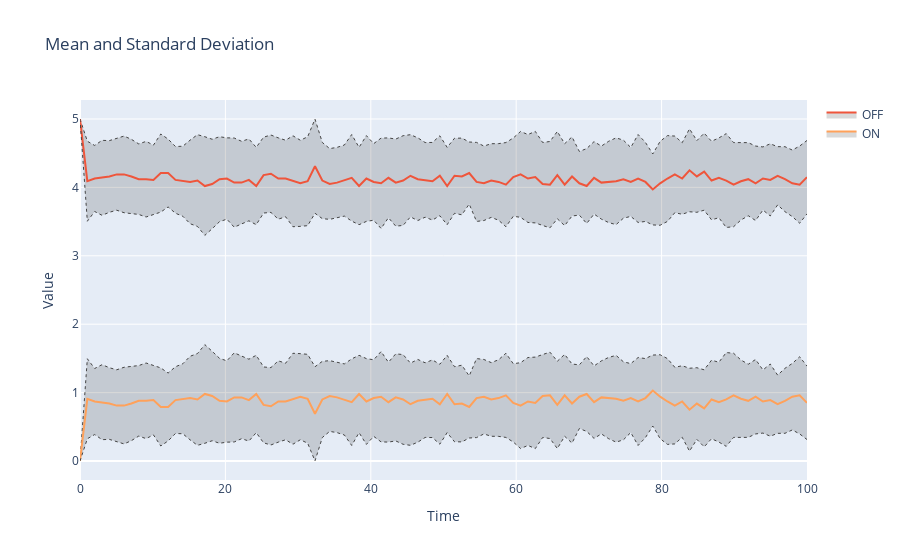

The cell this chart's notebook holds for it:
### Code cell
n=5
model = create_on_off_reaction(n)
results = model.run(number_of_trajectories=num_traj)
results.plotplotly_mean_stdev()
